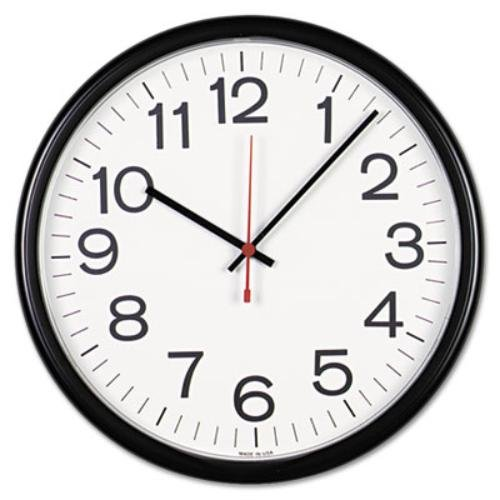
//> input picture Clock-Time-Recognition/src/clock.jpg, 500 x 500 px
$ ./main   (built with g++ and OpenCV 4)
//> lines starting //> are read from the running program, lines starting //| are printed output that depends on the picture; after the words box and inside, x2 and y2 are one past the last pixel; in counts of white or black regions, pixels touching at a corner belong together
#include <opencv2/opencv.hpp>
#include <iostream>
#include <cmath>
#include <vector>
#include <algorithm>
#include <numeric>

using namespace cv;
using namespace std;

// 计算指针与12点方向的夹角（弧度）
// 四区域分支结构 + 精准计算：指针与12点方向的夹角（弧度），完全适配真实时钟
double getAngle(Point center, Point p) {
    double angle = 0.0;
    // 提取圆心和目标点的坐标
    int cx = center.x;
    int cy = center.y;
    int px = p.x;
    int py = p.y;

    // 计算指针到圆心的横向、纵向绝对偏移
    double dx_abs = abs(static_cast<double>(px - cx));
    double dy_abs = abs(static_cast<double>(cy - py)); // 翻转y轴，匹配真实时钟
    // 相对偏移（用于区域判定）
    int dx = px - cx;
    int dy = cy - py; // 翻转y轴，上正下负

    // 四区域分支逻辑
    if (dy >= 0 && dx >= 0) {
        // 区域1：12点 → 3点（0 ~ π/2）
        if (dx_abs < 1e-6) {
            angle = 0.0;
        } else if (dy_abs < 1e-6) {
            angle = CV_PI / 2;
        } else {
            angle = atan2(dx_abs, dy_abs);
        }
    } else if (dy <= 0 && dx >= 0) {
        // 区域2：3点 → 6点（π/2 ~ π）
        if (dx_abs < 1e-6) {
            angle = CV_PI;
        } else if (dy_abs < 1e-6) {
            angle = CV_PI / 2;
        } else {
            angle = CV_PI / 2 + atan2(dy_abs, dx_abs);
        }
    } else if (dy <= 0 && dx <= 0) {
        // 区域3：6点 → 9点（π ~ 3π/2）
        if (dx_abs < 1e-6) {
            angle = CV_PI;
        } else if (dy_abs < 1e-6) {
            angle = 3 * CV_PI / 2;
        } else {
            angle = CV_PI + atan2(dx_abs, dy_abs);
        }
    } else if (dy >= 0 && dx <= 0) {
        // 区域4：9点 → 12点（3π/2 ~ 2π）
        if (dx_abs < 1e-6) {
            angle = 0.0;
        } else if (dy_abs < 1e-6) {
            angle = 3 * CV_PI / 2;
        } else {
            angle = 3 * CV_PI / 2 + atan2(dy_abs, dx_abs);
        }
    }

    // ===================== 校准 =====================
    // 核心：根据实际偏差调整
    double angle_calibrate = angle + CV_PI / 40;

    // 校准角度范围，确保在0 ~ 2π之间（避免负角度或超出范围）
    angle_calibrate = fmod(angle_calibrate, 2 * CV_PI);
    if (angle_calibrate < 0) {
        angle_calibrate += 2 * CV_PI;
    }

    return angle_calibrate;
}

// 定义指针结构体：存储单根指针的综合信息
struct ClockHand {
    double angle;      // 指针平均角度
    double length;     // 指针平均长度
    int thickness;     // 指针粗细（核心区分依据：时针>>秒针）
    Point endPoint;    // 指针代表端点
    int type;          // 0=时针（粗、长度近秒针），1=分针（最长），2=秒针（最细）
    vector<Vec4i> relatedLines; // 该指针对应的所有角度+长度相近的直线
};

// 计算两点间距离
double getDistance(Point a, Point b) {
    return sqrt(pow((a.x - b.x), 2) + pow((a.y - b.y), 2));
}

// 计算两条直线之间的平均距离（多线时为指针粗细）
double getLineAvgDistance(Vec4i& line1, Vec4i& line2) {
    Point p1_1(line1[0], line1[1]);
    Point p1_2(line1[2], line1[3]);
    Point p2_1(line2[0], line2[1]);
    Point p2_2(line2[2], line2[3]);

    vector<double> distances;
    distances.push_back(getDistance(p1_1, p2_1));
    distances.push_back(getDistance(p1_1, p2_2));
    distances.push_back(getDistance(p1_2, p2_1));
    distances.push_back(getDistance(p1_2, p2_2));

    double sum = accumulate(distances.begin(), distances.end(), 0.0);
    return sum / distances.size();
}

// 筛选有效指针直线：过滤短直线、偏离圆心的直线
bool isValidHandLine(Point center, int radius, Vec4i line) {
    Point p1(line[0], line[1]);
    Point p2(line[2], line[3]);
    double lineLen = getDistance(p1, p2);
    if (lineLen < radius * 0.2) {
        return false;
    }
    Point midPoint((p1.x + p2.x) / 2, (p1.y + p2.y) / 2);
    double midDist = getDistance(midPoint, center);
    if (midDist > radius || midDist < radius * 0.1) {
        return false;
    }
    double dist1 = getDistance(p1, center);
    double dist2 = getDistance(p2, center);
    if ((dist1 < radius * 0.3 && dist2 < radius * 0.3) || (dist1 > radius && dist2 > radius)) {
        return false;
    }
    return true;
}

// 角度+长度双重聚类：确保时针不被拆分，同时区分三根指针
vector<ClockHand> clusterHandsByAngleAndLength(vector<Vec4i>& validLines, Point center, int radius) {
    vector<ClockHand> handClusters;
    double angleThreshold = CV_PI / 18; // 10度宽松阈值，适配时针微小角度偏差
    double lengthThreshold = radius * 0.15; // 放宽长度容忍度（适配时针与秒针长度接近）
    int secondDefaultThickness = 2; // 秒针（最细）默认值，进一步减小
    int hourDefaultThickness = 10; // 时针（最粗）默认值，进一步增大，拉开与秒针的差距
    int minuteDefaultThickness = 6; // 分针（中等粗细）默认值

    for (Vec4i& line : validLines) {
        Point p1(line[0], line[1]);
        Point p2(line[2], line[3]);
        Point lineMid((p1.x + p2.x) / 2, (p1.y + p2.y) / 2);
        double lineAngle = getAngle(center, lineMid);
        double lineLen1 = getDistance(p1, center);
        double lineLen2 = getDistance(p2, center);
        double lineLen = max(lineLen1, lineLen2);

        bool foundCluster = false;
        for (ClockHand& hand : handClusters) {
            bool angleNear = abs(lineAngle - hand.angle) < angleThreshold;
            bool lengthNear = abs(lineLen - hand.length) < lengthThreshold;
            if (angleNear && lengthNear) {
                hand.relatedLines.push_back(line);
                int lineCount = hand.relatedLines.size();
                // 更新平均长度和角度
                double newTotalLen = hand.length * (lineCount - 1) + lineLen;
                hand.length = newTotalLen / lineCount;
                double newTotalAngle = hand.angle * (lineCount - 1) + lineAngle;
                hand.angle = newTotalAngle / lineCount;
                foundCluster = true;
                break;
            }
        }

        if (!foundCluster) {
            ClockHand newHand;
            newHand.relatedLines.push_back(line);
            newHand.angle = lineAngle;
            newHand.length = lineLen;
            newHand.endPoint = (lineLen1 > lineLen2) ? p1 : p2;
            handClusters.push_back(newHand);
        }
    }

    // 计算粗细：极大拉开时针与秒针的粗细差距，避免误判
    for (ClockHand& hand : handClusters) {
        int lineCount = hand.relatedLines.size();
        if (lineCount >= 2) {
            // 多线：计算线间平均距离为粗细
            vector<double> lineDistances;
            for (int i = 0; i < lineCount; i++) {
                for (int j = i + 1; j < lineCount; j++) {
                    double dist = getLineAvgDistance(hand.relatedLines[i], hand.relatedLines[j]);
                    lineDistances.push_back(dist);
                }
            }
            double totalDist = accumulate(lineDistances.begin(), lineDistances.end(), 0.0);
            hand.thickness = (int)(totalDist / lineDistances.size());
            // 额外补偿：进一步放大粗细差异（针对时针/分针）
            if (hand.length < radius * 0.6) { // 大概率是时针
                hand.thickness += 5;
            } else if (hand.length > radius * 0.8) { // 大概率是分针
                hand.thickness += 2;
            }
            // 秒针（中间长度）不补偿，保持最细
        } else {
            // 单线：根据长度预判指针类型，分配差异极大的默认粗细
            if (hand.length < radius * 0.6) { // 长度较短：时针（最粗）
                hand.thickness = hourDefaultThickness;
            } else if (hand.length > radius * 0.8) { // 长度很长：分针（中等）
                hand.thickness = minuteDefaultThickness;
            } else { // 中间长度：秒针（最细）
                hand.thickness = secondDefaultThickness;
            }
        }
    }

    // 过滤无效聚类
    vector<ClockHand> validClusters;
    for (ClockHand& hand : handClusters) {
        if (hand.length > radius * 0.15) {
            validClusters.push_back(hand);
        }
    }

    return validClusters;
}

// 核心：先长度（优先区分分针），长度接近时强制按粗细排序（核心区分时针和秒针）
void classifyClockHands(vector<ClockHand>& hands, int radius) {
    if (hands.size() < 3) {
        cout << "numbers below 3,failed load" << endl;
        return;
    }

    // 第一步：先按长度降序排序（优先区分出分针：最长）
    sort(hands.begin(), hands.end(), [](const ClockHand& a, const ClockHand& b) {
        return a.length > b.length;
    });

    // 定义长度差阈值：当两根指针长度差异小于此值，判定为"长度接近"，用粗细兜底
    double lenDiffThreshold = radius * 0.1; // 阈值设为10%，适配时针与秒针长度接近的场景
    // 提取初始三根指针
    ClockHand& minHand = hands[0];  // 初始最长：分针（固定，不会与时针/秒针长度接近）
    ClockHand& midHand = hands[1];   // 初始中间：可能是时针或秒针
    ClockHand& hourHand_candidate = hands[2]; // 初始最短：可能是时针或秒针

    // 第二步：关键修复：判断中间和最短指针是否长度接近，若是则按粗细排序（区分时针和秒针）
    if (abs(midHand.length - hourHand_candidate.length) < lenDiffThreshold) {
        // 长度接近时，粗的是时针，细的是秒针：交换位置（确保粗的排前面）
        if (midHand.thickness < hourHand_candidate.thickness) {
            swap(midHand, hourHand_candidate);
        }
    }

    // 第三步：极端情况：三根指针长度都接近（极少出现），直接按粗细降序排序
    if (abs(minHand.length - hourHand_candidate.length) < lenDiffThreshold) {
        sort(hands.begin(), hands.end(), [](const ClockHand& a, const ClockHand& b) {
            return a.thickness > b.thickness; // 粗细降序：时针>分针>秒针
        });
        // 重新赋值
        minHand = hands[0];
        midHand = hands[1];
        hourHand_candidate = hands[2];
    }

    // 第四步：固定标记指针类型（彻底避免识别反）
    minHand.type = 1; // 最长 → 分针（不变）
    // 粗的是时针，细的是秒针（通过粗细判定，不依赖长度）
    if (midHand.thickness > hourHand_candidate.thickness) {
        midHand.type = 0; // 中间（粗）→ 时针
        hourHand_candidate.type = 2; // 最短（细）→ 秒针
    } else {
        midHand.type = 2; // 中间（细）→ 秒针
        hourHand_candidate.type = 0; // 最短（粗）→ 时针
    }

    // 更新排序后的指针数组
    hands[0] = minHand;
    hands[1] = midHand;
    hands[2] = hourHand_candidate;

}

int main() {
    // 1. 读取图像
    Mat img = imread("clock.jpg");
//> img is the input picture: 500 rows x 500 cols, CV_8UC3; mean B, G, R 205.1, 205.5, 206.4
    if (img.empty()) {
        cout << "failed to read!" << endl;
        system("pause");
        return -1;
    }
    Mat gray;
    cvtColor(img, gray, COLOR_BGR2GRAY);
    GaussianBlur(gray, gray, Size(7, 7), 0);
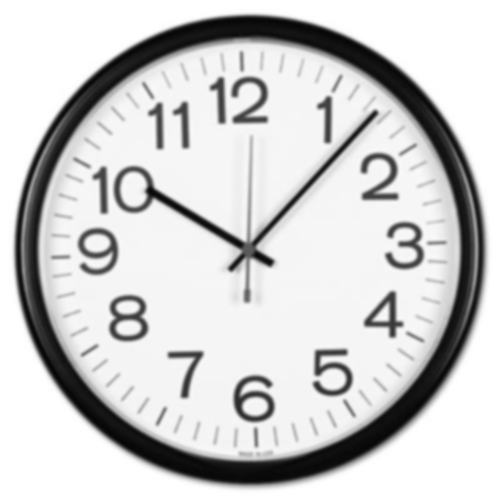
//> gray: 500 rows x 500 cols, CV_8UC1; min 6, max 255, mean 205.7

    // 2. Hough圆检测
    vector<Vec3f> circles;
    HoughCircles(gray, circles, HOUGH_GRADIENT, 1.2, gray.rows / 2, 150, 40, 0, 0);
//> circles = 1 circle (x, y, radius): [247.8, 249, 211.3]
    if (circles.empty()) {
        cout << "failed to detect clock circle" << endl;
        system("pause");
        return -1;
    }
    Point center(cvRound(circles[0][0]), cvRound(circles[0][1]));
//> center = Point(248, 249)
    int radius = cvRound(circles[0][2]);
//> radius = 211
    Mat circle_img = img.clone();
    circle(circle_img, center, radius, Scalar(0, 255, 0), 2);
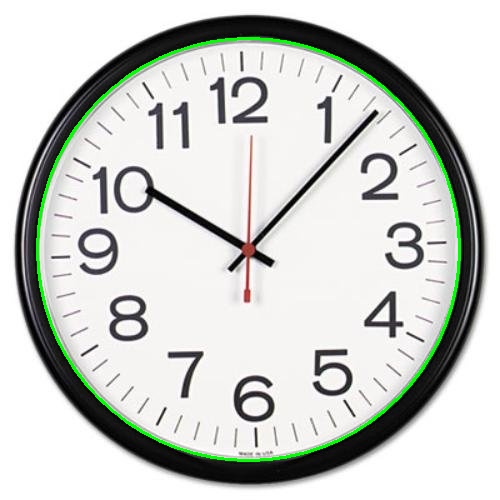
//> circle_img: 500 rows x 500 cols, CV_8UC3; 1.6% of pixels changed, all inside (x1, y1, x2, y2) = (36, 37, 461, 462)
    circle(circle_img, center, 3, Scalar(0, 255, 0), -1);
//> circle_img: 500 rows x 500 cols, CV_8UC3; 29 pixels changed, all inside (x1, y1, x2, y2) = (245, 246, 252, 253)
    imwrite("1_hough_circle_detection.jpg", circle_img);
    cout << "step1:hough circle" << endl;

    // 3. 边缘检测
    Mat circle_mask = Mat::zeros(gray.size(), CV_8U);
    circle(circle_mask, center, radius, Scalar(255), -1);
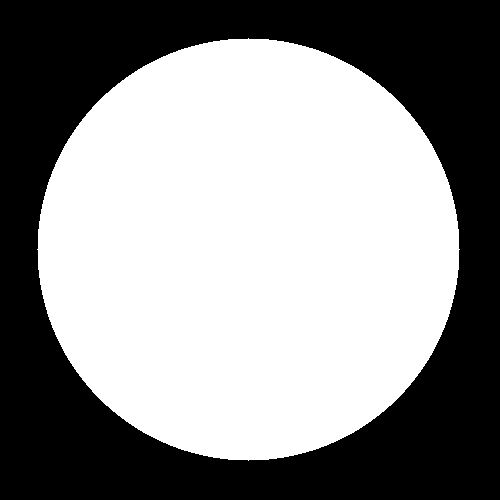
//> circle_mask: 500 rows x 500 cols, CV_8UC1; 55.9% white; 1 black region, box (x1, y1, x2, y2) and area: (0, 0, 500, 500) 110191
    Mat gray_roi;
    gray.copyTo(gray_roi, circle_mask);
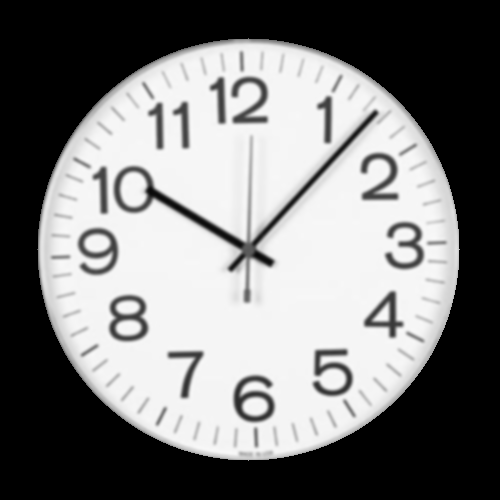
//> gray_roi: 500 rows x 500 cols, CV_8UC1; min 0, max 249, mean 123.9
    Mat edges;
    Canny(gray_roi, edges, 80, 200, 3);
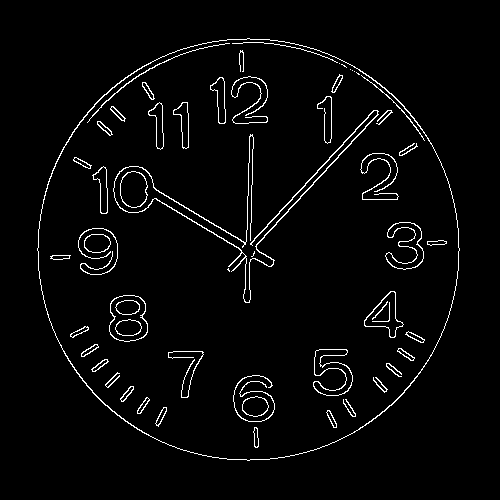
//> edges: 500 rows x 500 cols, CV_8UC1; 3.1% white in thin lines or dots, all inside (x1, y1, x2, y2) = (37, 38, 460, 461)
    imwrite("2_roi_edge_detection.jpg", edges);
    cout << "step2:edge" << endl;

    // 4. 直线检测 + 聚类 + 分类
    vector<Vec4i> lines;
    HoughLinesP(
        edges,
        lines,
        1,
        CV_PI / 180,
        40,
        radius * 0.3,
        5
    );
//> lines = 7 lines (x1, y1, x2, y2): [255, 246, 378, 114], [250, 243, 374, 110], [153, 187, 245, 242], [288, 209, 377, 114], [154, 198, 241, 250], [247, 218, 249, 136], [156, 198, 239, 248]

    Mat line_img = img.clone();
    vector<Vec4i> validLines;
    for (Vec4i l : lines) {
        if (isValidHandLine(center, radius, l)) {
            validLines.push_back(l);
            Point p1(l[0], l[1]);
            Point p2(l[2], l[3]);
            line(line_img, p1, p2, Scalar(0, 0, 255), 1);
        }
    }
//> this loop made 7 passes
//> (lineLen in isValidHandLine, midPoint in isValidHandLine, midDist in isValidHandLine, dist1 in isValidHandLine, dist2 in isValidHandLine, p1, p2) on passes 1 to 7: (180.4, Point(316, 180), 96.88, 7.62, 187.4, Point(255, 246), Point(378, 114)), (181.8, Point(312, 176), 97.08, 6.32, 187.6, Point(250, 243), Point(374, 110)), (107.2, Point(199, 214), 60.22, 113.4, 7.62, Point(153, 187), Point(245, 242)), (130.2, Point(332, 161), 121.7, 56.57, 186.7, Point(288, 209), Point(377, 114)), (101.4, Point(197, 224), 56.8, 106.9, 7.07, Point(154, 198), Point(241, 250)), (82.02, Point(248, 177), 72, 31.02, 113, Point(247, 218), Point(249, 136)), (96.9, Point(197, 223), 57.25, 105.2, 9.06, Point(156, 198), Point(239, 248))
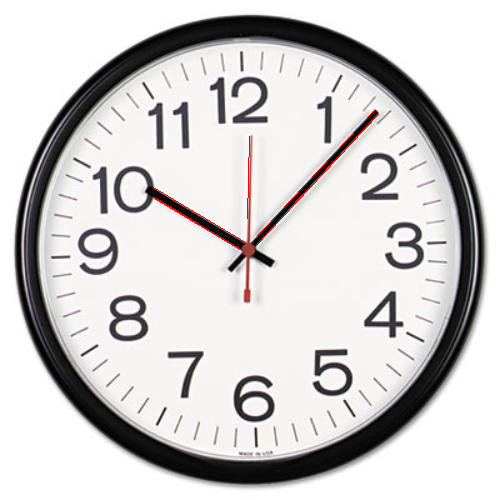
//> line_img: 500 rows x 500 cols, CV_8UC3; 0.28% of pixels changed, all inside (x1, y1, x2, y2) = (153, 110, 379, 251)

    // 角度+长度聚类
    vector<ClockHand> uniqueHands = clusterHandsByAngleAndLength(validLines, center, radius);
//> in clusterHandsByAngleAndLength, `double lengthThreshold = radius * 0.15;`: lengthThreshold = 31.65
//> the loop in clusterHandsByAngleAndLength, `for (Vec4i& line : validLines)` made 7 passes
//> (p1, px in getAngle, py in getAngle, dx_abs in getAngle, dy_abs in getAngle, dx in getAngle, dy in getAngle, angle in getAngle) on pass 1: (Point(255, 246), 316, 180, 68, 69, 68, 69, 0.778)
//> (p2, px in getAngle, py in getAngle, dx_abs in getAngle, dy_abs in getAngle, dx in getAngle, dy in getAngle, angle in getAngle) on pass 3: (Point(245, 242), 199, 214, 49, 35, -49, 35, 5.33)
//> the loop in clusterHandsByAngleAndLength, `for (ClockHand& hand : handClusters)` made 3 passes
//> (lineCount, hand.thickness) on passes 1 to 2: (3, 93), (3, 59)
//> lineCount on pass 3: 1
//> the loop in clusterHandsByAngleAndLength, `for (ClockHand& hand : handClusters)` made 3 passes
//> uniqueHands = 3 items

    // 分类指针
    if (uniqueHands.size() >= 3) {
        classifyClockHands(uniqueHands, radius);
//> in classifyClockHands, `double lenDiffThreshold = radius * 0.1;`: lenDiffThreshold = 21.1
    }

    // 可视化标签
    if (uniqueHands.size() >= 3) {
        ClockHand hourHand, minHand, secHand;
        for (ClockHand hand : uniqueHands) {
            if (hand.type == 0) hourHand = hand;
            if (hand.type == 1) minHand = hand;
            if (hand.type == 2) secHand = hand;
        }
//> this loop made 3 passes
        putText(line_img, "Min (Longest)", minHand.endPoint, FONT_HERSHEY_SIMPLEX, 0.4, Scalar(0, 255, 255), 1);
//> minHand.endPoint = Point(378, 114)
        putText(line_img, "Sec (Thinnest)", secHand.endPoint, FONT_HERSHEY_SIMPLEX, 0.4, Scalar(255, 255, 0), 1);
//> secHand.endPoint = Point(249, 136)
        putText(line_img, "Hour (Thickest)", hourHand.endPoint, FONT_HERSHEY_SIMPLEX, 0.4, Scalar(255, 0, 0), 1);
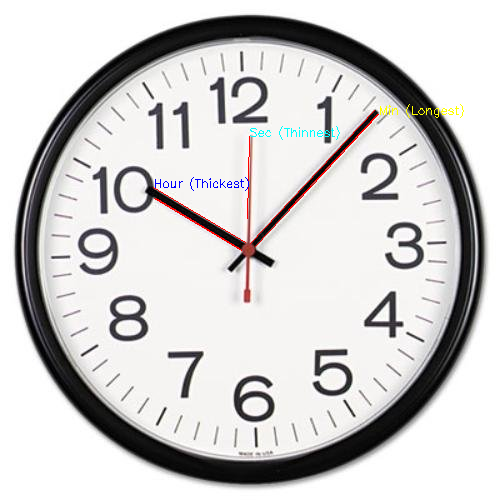
//> line_img: 500 rows x 500 cols, CV_8UC3; mean B, G, R 204.6, 205, 206.4
//> hourHand.endPoint = Point(153, 187)
    }
    imwrite("3_hand_detection_len+thick.jpg", line_img);
    cout << "step3:length+thickness" << endl;

    // 5. 计算时间
    int hour = 0, minute = 0, second = 0;
    if (uniqueHands.size() >= 3) {
        ClockHand hourHand, minHand, secHand;
        for (ClockHand hand : uniqueHands) {
            if (hand.type == 0) hourHand = hand;
            if (hand.type == 1) minHand = hand;
            if (hand.type == 2) secHand = hand;
        }
        // 时针转小时
        hour = (int)(hourHand.angle * 12 / (2 * CV_PI)) % 12;
//> hour = 10
        if (hour == 0) hour = 12;
        // 分针转分钟
        minute = (int)(minHand.angle * 60 / (2 * CV_PI)) % 60;
//> minute = 7
        // 秒针转秒
        second = (int)(secHand.angle * 60 / (2 * CV_PI)) % 60;
//> second = 0
    } else {
        cout << "failed to detect,number below " << uniqueHands.size() << endl;
    }

    // 格式化输出时间
    cout << "=====================================" << endl;
    cout << "final time: " << hour << ":";
//| final time: 10:
    if (minute < 10) cout << "0";
    cout << minute << ":";
//| 7:
    if (second < 10) cout << "0";
    cout << second << endl;
//| 0
    cout << "=====================================" << endl;

    system("pause");
    return 0;
}
